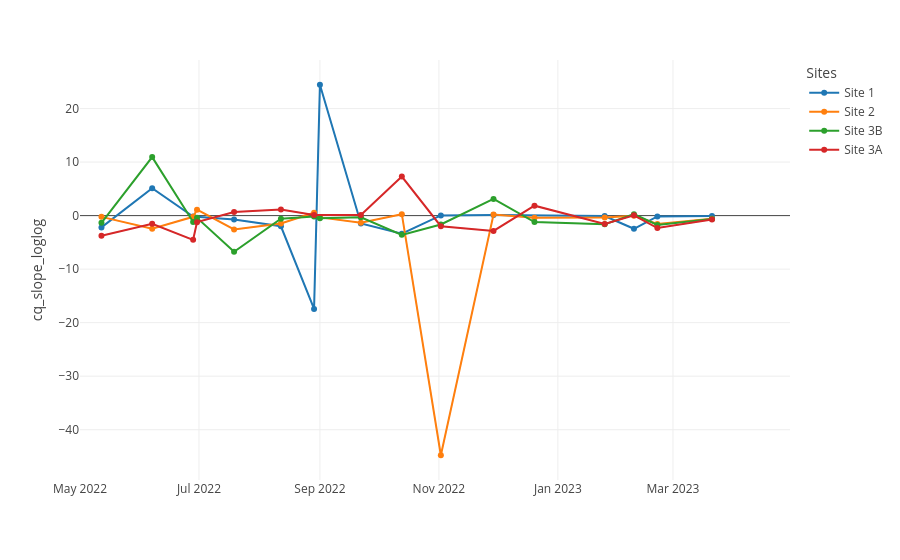

The notebook cell saved with this chart:
### Code cell
dfx = classified.loc[classified.compound=='PLI']
figcvs = px.line(dfx, color='site_id',x='start_date',y='cq_slope_loglog',template='none')
figcvs.update_traces(line=dict(color='rgba(55, 50, 50, 0.25)', width=1))
#figcvs.update_layout(showlegend=False)

figcvs.add_trace(go.Scatter(x=dfx.loc[dfx.site_id.str.contains('C4'),'start_date'], y=dfx.loc[dfx.site_id.str.contains('C4'),'cq_slope_loglog'], mode='lines+markers', name='Site 1', line_color='#1f77b4'))
figcvs.add_trace(go.Scatter(x=dfx.loc[dfx.site_id.str.contains('A12'),'start_date'], y=dfx.loc[dfx.site_id.str.contains('A12'),'cq_slope_loglog'], mode='lines+markers', name='Site 2', line_color='#ff7f0e'))
figcvs.add_trace(go.Scatter(x=dfx.loc[dfx.site_id.str.contains('B3'),'start_date'], y=dfx.loc[dfx.site_id.str.contains('B3'),'cq_slope_loglog'], mode='lines+markers', name='Site 3B', line_color='#2ca02c'))
figcvs.add_trace(go.Scatter(x=dfx.loc[dfx.site_id.str.contains('B4'),'start_date'], y=dfx.loc[dfx.site_id.str.contains('B4'),'cq_slope_loglog'], mode='lines+markers', name='Site 3A', line_color='#d62728'))

labels_to_show_in_legend = ['Site 1', 'Site 2', 'Site 3A', 'Site 3B']
for trace in figcvs['data']: 
    if (not trace['name'] in labels_to_show_in_legend):
        trace['showlegend'] = False
figcvs.update_layout(xaxis_range=[Qx.index[0],Qx.index[-1]], xaxis_title='', legend_title='Sites')
figcvs.show()

#SIx = 'C4'
#figXX = px.line(dfx.loc[dfx.site_id==SIx],x='start_date',y='highres_window_hyst_zuecco_h_index',template='none')
#figXX.update_traces(line=dict(color='rgba(55, 50, 50, 0.25)', width=1))
#
#figXX.add_trace(go.Scatter(x=Qx.index, y=0.001*Qx['Site 1'], mode='lines', name='Q (Ls-1)', line_color='#0072B2'))
#figXX.add_trace(go.Scatter(x=meteod['scPDSI'].index, y=0.1*meteod['scPDSI'], mode='lines', name='Wetness (x0.1)', line_color='#56B4E9'))
#figXX.add_trace(go.Scatter(x=pcd.loc[pcd.site_id.str.contains(SIx),'date'], y=0.001*pcd.loc[pcd.site_id.str.contains(SIx),'PLI'], mode='lines+markers', name='PLI (x0.001)', line_color="#E40D71"))
#
#figXX.add_trace(go.Scatter(x=dfx.loc[dfx.site_id==SIx,'start_date'], y=dfx.loc[dfx.site_id==SIx,'highres_window_hyst_zuecco_h_index'], mode='lines+markers', name='Hi Zuecco', line_color='#E69F00'))
#figXX.add_trace(go.Scatter(x=dfx.loc[dfx.site_id==SIx,'start_date'], y=dfx.loc[dfx.site_id==SIx,'highres_window_hyst_harp_area'], mode='lines+markers', name='Hi HARP area', line_color="#E66000"))
#figXX.add_trace(go.Scatter(x=dfx.loc[dfx.site_id==SIx,'start_date'], y=0.2*dfx.loc[dfx.site_id==SIx,'CVc_CVq'], mode='lines+markers', name='CVc_CVq (x0.2)', line_color="#7FDE50"))
#figXX.add_trace(go.Scatter(x=dfx.loc[dfx.site_id==SIx,'start_date'], y=0.2*dfx.loc[dfx.site_id==SIx,'cq_slope_loglog'], mode='lines+markers', name='C_Q_slope (x0.2)', line_color='#009E73'))
#
#figXX.update_layout(xaxis_range=[Qx.index[0],Qx.index[-1]], xaxis_title='', yaxis_title='Scaled Y-Axes',yaxis_range=[-0.8,1.4], title='Site 1 PLI')
#figXX.show()
#figXX.write_image('1_all_index.pdf',width=1200,height=400)

### Figure 1 — Plotly figure (JSON) as saved in the notebook; plotly's stock layout.template omitted (floating-point values rounded to 4 significant figures)
{"data": [{"hovertemplate": "site_id=C4<br>start_date=%{x}<br>cq_slope_loglog=%{y}<extra></extra>", "legendgroup": "C4", "line": {"color": "rgba(55, 50, 50, 0.25)", "dash": "solid", "width": 1}, "marker": {"symbol": "circle"}, "mode": "lines", "name": "C4", "orientation": "v", "showlegend": false, "type": "scatter", "x": ["2022-05-12T00:00:00", "2022-06-07T00:00:00", "2022-06-28T00:00:00", "2022-07-19T00:00:00", "2022-08-12T00:00:00", "2022-08-29T00:00:00", "2022-09-01T00:00:00", "2022-09-22T00:00:00", "2022-10-13T00:00:00", "2022-11-02T00:00:00", "2022-11-29T00:00:00", "2023-01-25T00:00:00", "2023-02-09T00:00:00", "2023-02-21T00:00:00", "2023-03-21T00:00:00"], "xaxis": "x", "y": [-2.203, 5.107, -0.1847, -0.7166, -1.993, -17.43, 24.45, -1.481, -3.372, 0.03463, 0.109, -0.06855, -2.461, -0.1429, -0.07606], "yaxis": "y"}, {"hovertemplate": "site_id=A12<br>start_date=%{x}<br>cq_slope_loglog=%{y}<extra></extra>", "legendgroup": "A12", "line": {"color": "rgba(55, 50, 50, 0.25)", "dash": "solid", "width": 1}, "marker": {"symbol": "circle"}, "mode": "lines", "name": "A12", "orientation": "v", "showlegend": false, "type": "scatter", "x": ["2022-05-12T00:00:00", "2022-06-07T00:00:00", "2022-06-28T00:00:00", "2022-06-30T00:00:00", "2022-07-19T00:00:00", "2022-08-12T00:00:00", "2022-08-29T00:00:00", "2022-09-01T00:00:00", "2022-09-22T00:00:00", "2022-10-13T00:00:00", "2022-11-02T00:00:00", "2022-11-29T00:00:00", "2022-12-20T00:00:00", "2023-01-25T00:00:00", "2023-02-09T00:00:00", "2023-02-21T00:00:00", "2023-03-21T00:00:00"], "xaxis": "x", "y": [-0.2307, -2.466, -0.2216, 1.117, -2.587, -1.471, 0.5459, -0.3318, -1.336, 0.2668, -44.77, 0.1993, -0.3917, -0.3389, -0.02487, -1.551, -0.5917], "yaxis": "y"}, {"hovertemplate": "site_id=B3<br>start_date=%{x}<br>cq_slope_loglog=%{y}<extra></extra>", "legendgroup": "B3", "line": {"color": "rgba(55, 50, 50, 0.25)", "dash": "solid", "width": 1}, "marker": {"symbol": "circle"}, "mode": "lines", "name": "B3", "orientation": "v", "showlegend": false, "type": "scatter", "x": ["2022-05-12T00:00:00", "2022-06-07T00:00:00", "2022-06-28T00:00:00", "2022-06-30T00:00:00", "2022-07-19T00:00:00", "2022-08-12T00:00:00", "2022-08-29T00:00:00", "2022-09-01T00:00:00", "2022-09-22T00:00:00", "2022-10-13T00:00:00", "2022-11-02T00:00:00", "2022-11-29T00:00:00", "2022-12-20T00:00:00", "2023-01-25T00:00:00", "2023-02-09T00:00:00", "2023-02-21T00:00:00", "2023-03-21T00:00:00"], "xaxis": "x", "y": [-1.346, 10.93, -1.187, -0.4214, -6.743, -0.5775, -0.1641, -0.4723, -0.3128, -3.598, -1.661, 3.119, -1.202, -1.631, 0.2655, -1.756, -0.6173], "yaxis": "y"}, {"hovertemplate": "site_id=B4<br>start_date=%{x}<br>cq_slope_loglog=%{y}<extra></extra>", "legendgroup": "B4", "line": {"color": "rgba(55, 50, 50, 0.25)", "dash": "solid", "width": 1}, "marker": {"symbol": "circle"}, "mode": "lines", "name": "B4", "orientation": "v", "showlegend": false, "type": "scatter", "x": ["2022-05-12T00:00:00", "2022-06-07T00:00:00", "2022-06-28T00:00:00", "2022-06-30T00:00:00", "2022-07-19T00:00:00", "2022-08-12T00:00:00", "2022-08-29T00:00:00", "2022-09-22T00:00:00", "2022-10-13T00:00:00", "2022-11-02T00:00:00", "2022-11-29T00:00:00", "2022-12-20T00:00:00", "2023-01-25T00:00:00", "2023-02-09T00:00:00", "2023-02-21T00:00:00", "2023-03-21T00:00:00"], "xaxis": "x", "y": [-3.765, -1.54, -4.524, -1.218, 0.6862, 1.138, 0.1014, 0.1168, 7.295, -1.982, -2.852, 1.854, -1.577, 0.06893, -2.316, -0.7417], "yaxis": "y"}, {"line": {"color": "#1f77b4"}, "mode": "lines+markers", "name": "Site 1", "type": "scatter", "x": ["2022-05-12T00:00:00", "2022-06-07T00:00:00", "2022-06-28T00:00:00", "2022-07-19T00:00:00", "2022-08-12T00:00:00", "2022-08-29T00:00:00", "2022-09-01T00:00:00", "2022-09-22T00:00:00", "2022-10-13T00:00:00", "2022-11-02T00:00:00", "2022-11-29T00:00:00", "2023-01-25T00:00:00", "2023-02-09T00:00:00", "2023-02-21T00:00:00", "2023-03-21T00:00:00"], "y": [-2.203, 5.107, -0.1847, -0.7166, -1.993, -17.43, 24.45, -1.481, -3.372, 0.03463, 0.109, -0.06855, -2.461, -0.1429, -0.07606]}, {"line": {"color": "#ff7f0e"}, "mode": "lines+markers", "name": "Site 2", "type": "scatter", "x": ["2022-05-12T00:00:00", "2022-06-07T00:00:00", "2022-06-28T00:00:00", "2022-06-30T00:00:00", "2022-07-19T00:00:00", "2022-08-12T00:00:00", "2022-08-29T00:00:00", "2022-09-01T00:00:00", "2022-09-22T00:00:00", "2022-10-13T00:00:00", "2022-11-02T00:00:00", "2022-11-29T00:00:00", "2022-12-20T00:00:00", "2023-01-25T00:00:00", "2023-02-09T00:00:00", "2023-02-21T00:00:00", "2023-03-21T00:00:00"], "y": [-0.2307, -2.466, -0.2216, 1.117, -2.587, -1.471, 0.5459, -0.3318, -1.336, 0.2668, -44.77, 0.1993, -0.3917, -0.3389, -0.02487, -1.551, -0.5917]}, {"line": {"color": "#2ca02c"}, "mode": "lines+markers", "name": "Site 3B", "type": "scatter", "x": ["2022-05-12T00:00:00", "2022-06-07T00:00:00", "2022-06-28T00:00:00", "2022-06-30T00:00:00", "2022-07-19T00:00:00", "2022-08-12T00:00:00", "2022-08-29T00:00:00", "2022-09-01T00:00:00", "2022-09-22T00:00:00", "2022-10-13T00:00:00", "2022-11-02T00:00:00", "2022-11-29T00:00:00", "2022-12-20T00:00:00", "2023-01-25T00:00:00", "2023-02-09T00:00:00", "2023-02-21T00:00:00", "2023-03-21T00:00:00"], "y": [-1.346, 10.93, -1.187, -0.4214, -6.743, -0.5775, -0.1641, -0.4723, -0.3128, -3.598, -1.661, 3.119, -1.202, -1.631, 0.2655, -1.756, -0.6173]}, {"line": {"color": "#d62728"}, "mode": "lines+markers", "name": "Site 3A", "type": "scatter", "x": ["2022-05-12T00:00:00", "2022-06-07T00:00:00", "2022-06-28T00:00:00", "2022-06-30T00:00:00", "2022-07-19T00:00:00", "2022-08-12T00:00:00", "2022-08-29T00:00:00", "2022-09-22T00:00:00", "2022-10-13T00:00:00", "2022-11-02T00:00:00", "2022-11-29T00:00:00", "2022-12-20T00:00:00", "2023-01-25T00:00:00", "2023-02-09T00:00:00", "2023-02-21T00:00:00", "2023-03-21T00:00:00"], "y": [-3.765, -1.54, -4.524, -1.218, 0.6862, 1.138, 0.1014, 0.1168, 7.295, -1.982, -2.852, 1.854, -1.577, 0.06893, -2.316, -0.7417]}], "layout": {"legend": {"title": {"text": "Sites"}, "tracegroupgap": 0}, "margin": {"t": 60}, "xaxis": {"anchor": "y", "domain": [0, 1], "range": ["2022-05-01T00:00:00", "2023-04-30T00:00:00"], "title": {"text": ""}}, "yaxis": {"anchor": "x", "domain": [0, 1], "title": {"text": "cq_slope_loglog"}}}}
